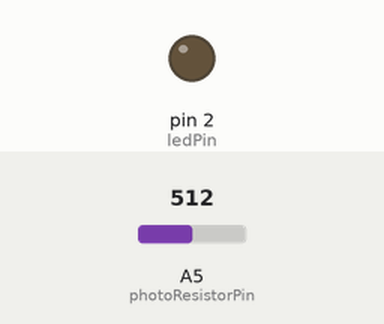
The sketch below on a simulated Arduino Uno, built with avr-gcc and run on an emulated ATmega328P. Parts: output pins drawn as LEDs (lit = HIGH). The inputs (shaded band) are chosen by the test bench; at power-on: A5 (photoResistorPin) = 512. What the sketch prints to the serial monitor is not drawn.

Above: at 0.3 s.
Timing chart, 0 to 1.8 s (numbered marks = the images above):
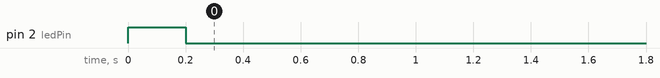

The sketch:

WK11_EX3_BouncingBall.ino
```cpp
int photoResistorPin = A5; // Photoresistor connected to pin A5
int ledPin = 2;           // LED connected to pin 2
int minSensor = 300;      // Minimum sensor value
int maxSensor = 800;      // Maximum sensor value

void setup() {
  Serial.begin(9600); // Start serial communication
  pinMode(ledPin, OUTPUT);

  // Blink LED to confirm setup
  digitalWrite(ledPin, HIGH);
  delay(200);
  digitalWrite(ledPin, LOW);
}

void loop() {
  // Map sensor value to wind range
  int sensorValue = analogRead(photoResistorPin);
  int windValue = map(sensorValue, minSensor, maxSensor, 0, 5);

  // Send wind value to p5.js
  Serial.println(windValue);

  // Check for p5.js LED signal
  if (Serial.available()) {
    String data = Serial.readStringUntil('\n');
    if (data == "1,0") {
      digitalWrite(ledPin, HIGH);
      delay(100); // LED on for a short time
      digitalWrite(ledPin, LOW);
    }
  }
  delay(50); // Stabilize loop
}
```
